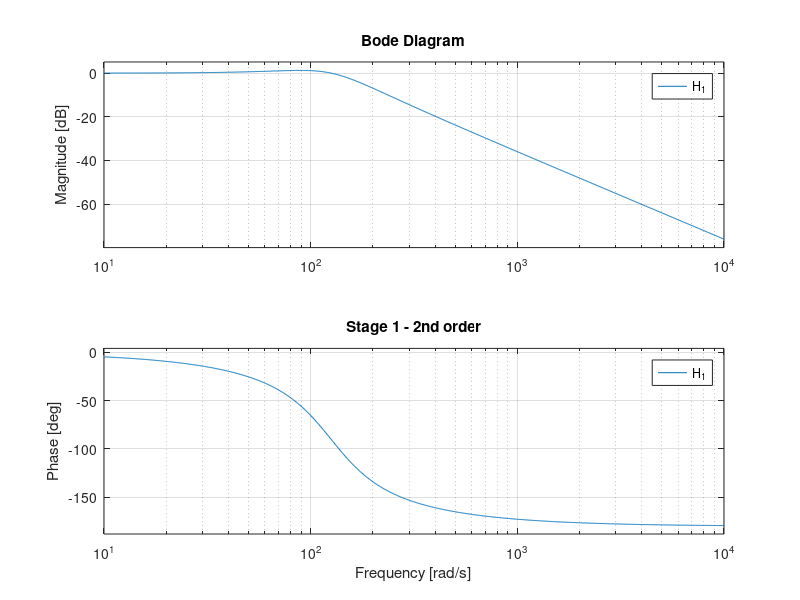
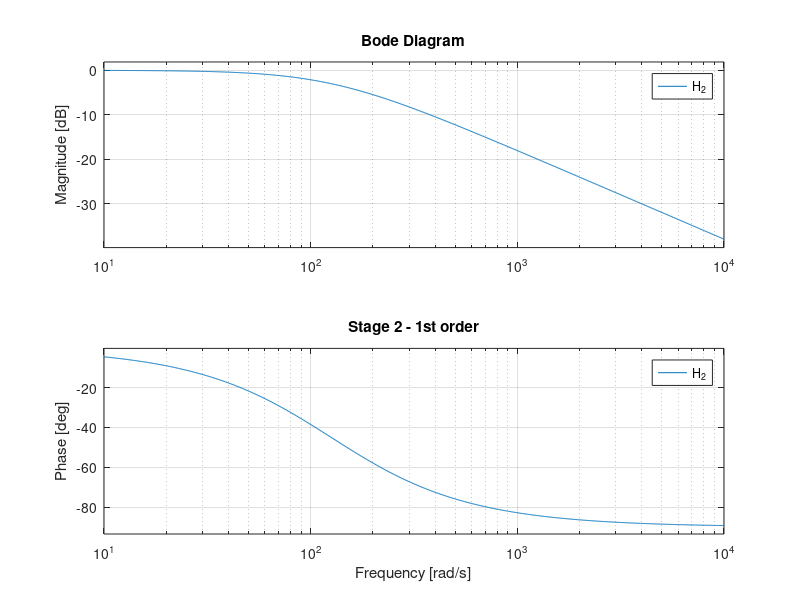
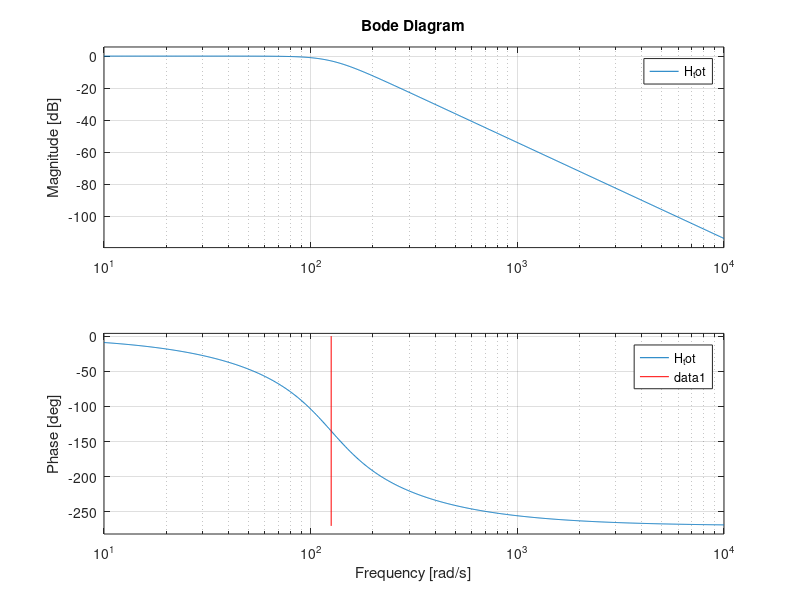

These charts were generated, in order, by the following MATLAB code:
clc
clear
close all

%% Stage 1, second order
R1 = 398e3;  % Ohms
R2 = 398e3;  % Ohms
C1 = 0.01e-6;  % Farads
C2 = 0.04e-6;  % Farads

num_coeff_1 = 1 / (R1*R2*C1*C2);
den_coeff_2 = (C1*(R1 + R2)) / (R1*R2*C1*C2);
den_coeff_3 = 1 / (R1*R2*C1*C2);

tf_num = num_coeff_1;
tf_den = [1 den_coeff_2 den_coeff_3];
H_1 = tf(tf_num, tf_den);
disp(H_1)
figure()
bode(H_1)
title('Stage 1 - 2nd order')

%% Stage 2, first order
R = 796e3;  % Ohms
C = 0.01e-6;  % Farads
H_2 = tf(1, [R*C 1]);
disp(H_2)
figure()
bode(H_2)
title('Stage 2 - 1st order')

%% Total response
H_tot = H_1 * H_2;
figure()
bode(H_tot)
hold on

%% Add cut-off visualization
fc = 20;  % Hz
plot([2*pi*fc, 2*pi*fc], [-270, 0], color='red')